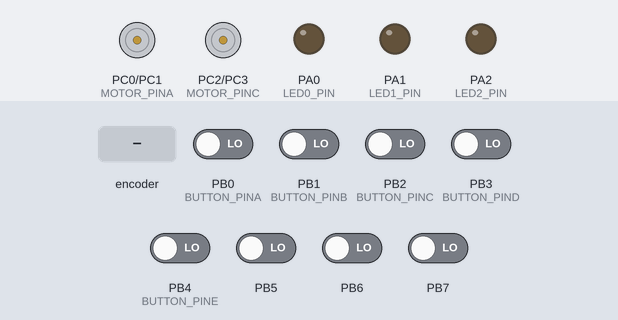
Simulated run of this program. Board: ATmega16, built with avr-gcc and emulated at 16 MHz. On the bench: motor-driver pin pairs drawn as motors (green arrow = first pin HIGH = forward, orange = second pin HIGH = backward, longer = more drive), output pins drawn as LEDs (lit = HIGH). The inputs (shaded band) are chosen by the test bench; at power-on: PB0 (BUTTON_PINA), PB1 (BUTTON_PINB), PB2 (BUTTON_PINC), PB3 (BUTTON_PIND), PB4 (BUTTON_PINE), PB5–7 LOW.

Above: at 1.2 s.
1.3 s: rotary encoder on PB0 (BUTTON_PINA) / PB1 (BUTTON_PINB) turned 3 steps (first pin leading)
At 1.51 s:
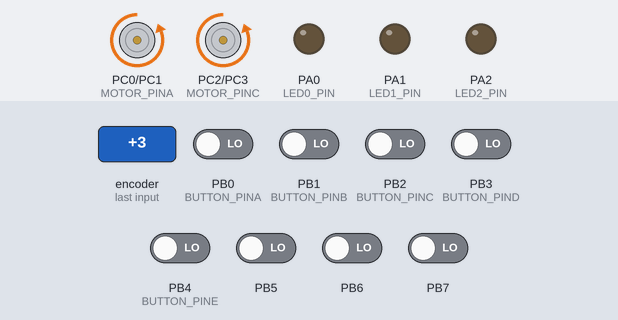
At 2.8 s:
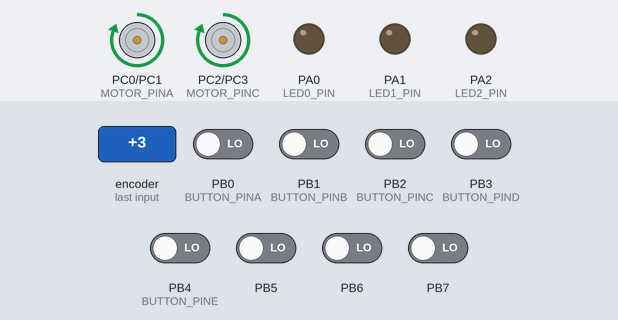
Timing chart, 0 to 4.3 s (numbered marks = the images above; inputs shaded):
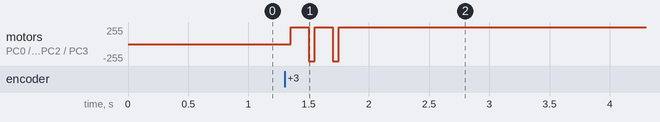

Measured:
- after the input at 1.3 s, motor on PC0 (MOTOR_PINA) / PC1 (MOTOR_PINB), motor on PC2 (MOTOR_PINC) / PC3 (MOTOR_PIND): stopped → forward 255/255 after 0.05 s

The program:

main.c
```c
/*
 * GccApplication2.c
 *
 * Created: 2/12/2024 3:37:48 PM
 * Author : solo
 */
#define F_CPU     16000000UL


#include <avr/delay.h>
#include "DIO_INTERFACE.h"
#include "MOTOR_INERFACE.h"
#include "LED_INTERFACE.h"
#include "BUTTON_INTERFACE.h"

uint64 counter=0;
int main(void)
{
	MOTOR_INTIAL(MOTOR0);
	MOTOR_INTIAL(MOTOR1);
	MOTOR_INTIAL(MOTOR2);
	MOTOR_INTIAL(MOTOR3);

	LED_INTIAL(LED_YELLOW1);
	LED_INTIAL(LED_RED);
	LED_INTIAL(LED_YELLOW2);

	BUTTON_INTIAL(BUTTON0);
	BUTTON_INTIAL(BUTTON1);
	BUTTON_INTIAL(BUTTON2);
	BUTTON_INTIAL(BUTTON3);
	BUTTON_INTIAL(BUTTON4);

    /* Replace with your application code */
    while (1)
    {
		uint8 Button1=BUTTON_READ(BUTTON_PINA);
		uint8 Button2=BUTTON_READ(BUTTON_PINB);
		uint8 Button3=BUTTON_READ(BUTTON_PINC);
		uint8 Button4=BUTTON_READ(BUTTON_PIND);
		uint8 Button5=BUTTON_READ(BUTTON_PINE);

		if (1==Button1)
		{
			MOTOR_ON(FORWARD);
			LED_OF(LED_RED);
			LED_OF(LED_YELLOW1);
			LED_OF(LED_YELLOW2);

		}else if(1==Button2)
		{

			MOTOR_ON(BACKWARD);
			LED_OF(LED_RED);
			LED_OF(LED_YELLOW1);
			LED_OF(LED_YELLOW2);
		}else if(1==Button3)
		{
			counter=1500;
			MOTOR_ON(RIGHT);
			LED_OF(LED_RED);
			LED_OF(LED_YELLOW1);
			LED_ON(LED_YELLOW2);
		}else if(1==Button4)
		{
			counter=1500;
			MOTOR_ON(LEFT);
			LED_OF(LED_RED);
			LED_OF(LED_YELLOW2);
			LED_ON(LED_YELLOW1);
		}else if(1==Button5)
		{
			counter=1500;
			MOTOR_OF();
			LED_ON(LED_RED);
			LED_OF(LED_YELLOW1);
			LED_OF(LED_YELLOW2);

		}
		if (counter<=0)
		{
			LED_OF(LED_RED);
			LED_OF(LED_YELLOW1);
			LED_OF(LED_YELLOW2);
		}
		counter -=1;
		_delay_ms(1);
    }
}
```

LED_CONFIG.h
```c
/*
 * LED_CONFIG.h
 *
 * Created: 2/19/2024 7:07:10 PM
 *  Author: solo
 */


#ifndef LED_CONFIG_H_
#define LED_CONFIG_H_

#include "LED_INTERFACE.h"

#define LED0_PIN PA0
#define LED1_PIN PA1
#define LED2_PIN PA2


#endif /* LED_CONFIG_H_ */
```

BUTTON_INTERFACE.h
```c
/*
 * BUTTON_INTERFACE.h
 *
 * Created: 2/28/2024 9:49:35 PM
 *  Author: solo
 */


#ifndef BUTTON_INTERFACE_H_
#define BUTTON_INTERFACE_H_

#include "BIT_MATH.h"
#include "DIO_INTERFACE.h"

#define BUTTON_PINA PB0
#define BUTTON_PINB PB1
#define BUTTON_PINC PB2
#define BUTTON_PIND PB3
#define BUTTON_PINE PB4

#define BUTTON0 0
#define BUTTON1 1
#define BUTTON2 2
#define BUTTON3 3
#define BUTTON4 4


 /**
  * @brief    IInitializing button pins (input)
  * @param    (But_no) Pass the pin number value of button
  */
void BUTTON_INTIAL(uint8 But_No);

/*----------------------------------------------------------------*/
 /**
  * @brief    Read the status  of button
  * @param    (But_no) Pass the pin number value of button
  * @retval   the status of button (0/1)
  */
uint8 BUTTON_READ(uint8 But_No);


#endif /* BUTTON_INTERFACE_H_ */
```

BUTTON_PROGRAM.c
```c
/*
 * CFile1.c
 *
 * Created: 2/28/2024 9:48:40 PM
 *  Author: solo
 */
#include "BUTTON_INTERFACE.h"

void BUTTON_INTIAL(uint8 But_NO)
{
	switch( But_NO)
	{
		case BUTTON0:
		PinMode(BUTTON_PINA, INPUT);
		break;
		case BUTTON1:
		PinMode(BUTTON_PINB, INPUT);
		break;
		case BUTTON2:
		PinMode(BUTTON_PINC, INPUT);
		break;
		case BUTTON3:
		PinMode(BUTTON_PIND, INPUT);
		break;
		case BUTTON4:
		PinMode(BUTTON_PINE, INPUT);
		break;
	}

}
uint8 BUTTON_READ(uint8 But_No)
{
	return digitalRead( But_No );
}
```

LED_INTERFACE.h
```c
/*
 * LED_INTERFACE.h
 *
 * Created: 2/19/2024 7:00:21 PM
 *  Author: solo
 */


#ifndef LED_INTERFACE_H_
#define LED_INTERFACE_H_

#include "STD_TYPES.h"
#include "DIO_INTERFACE.h"

#define LED_YELLOW1  0
#define LED_RED      1
#define LED_YELLOW2  2

 /**
  * @brief    IInitializing led pins (output)
  * @param    (led_no) Pass the pin number value of leds
  */
void LED_INTIAL(uint8 led_No);
/*----------------------------------------------------------------*/
 /**
  * @brief    Turn on the leds
  * @param    (LedNo)  Pass the pin number value (red/yellow)
  */
void LED_ON(uint8 LedNo);

/*----------------------------------------------------------------*/
 /**
  * @brief Turn off the leds
void LED_OF(uint8 LedNo);

/*----------------------------------------------------------------*/
 /**
  * @brief  Reverse the status of the leds
  * @param  (PIN_no) Pass the pin number of leds
  */
void LED_TOGEL(uint8 LedNo);


#endif /* LED_INTERFACE_H_ */
```

LED_PROGRAM.c
```c
/*
 * LED_PROGRAM.c
 *
 * Created: 2/19/2024 6:59:53 PM
 *  Author: solo
 */
#include "LED_CONFIG.h"
#include "LED_INTERFACE.h"

void LED_INTIAL(uint8 led_No)
{
	switch(led_No)
	{
		case LED_YELLOW1:
		PinMode(LED0_PIN,OUTPUT);
		break;
		case LED_RED:
		PinMode(LED1_PIN,OUTPUT);
		break;
		case LED_YELLOW2:
	    PinMode(LED2_PIN,OUTPUT);
		break;
	}
}

void LED_ON(uint8 LedNo)
{
	switch(LedNo)
	{
			case LED_YELLOW1:
			digitalWrite(LED0_PIN,HIGH);
			break;
			case LED_RED:
			digitalWrite(LED1_PIN,HIGH);

			break;
			case LED_YELLOW2:
			digitalWrite(LED2_PIN,HIGH);
			break;

	}


}
void LED_OF(uint8 LedNo)
{
	switch(LedNo)
	{
		case LED_YELLOW1:
		digitalWrite(LED0_PIN,LOW);
		break;
		case LED_RED:
		digitalWrite(LED1_PIN,LOW);

		break;
		case LED_YELLOW2:
		digitalWrite(LED2_PIN,LOW);

		break;
	}

}

void LED_TOGEL(uint8 LedNo)
{
	switch(LedNo)
	{
		case LED_YELLOW1:
		togelpin(LED0_PIN);
		break;
		case LED_RED:
		togelpin(LED1_PIN);

		break;
		case LED_YELLOW2:
		togelpin(LED1_PIN);

		break;
	}
}
```

MOTOR_INERFACE.h
```c
/*
 * MOTOR_INERFACE.h
 *
 * Created: 2/28/2024 8:28:01 PM
 *  Author: solo
 */


#ifndef MOTOR_INERFACE_H_
#define MOTOR_INERFACE_H_
#include "BIT_MATH.h"
#include "DIO_INTERFACE.h"

#define MOTOR_PINA PC0
#define MOTOR_PINB PC1
#define MOTOR_PINC PC2
#define MOTOR_PIND PC3

#define MOTOR0 0
#define MOTOR1 1
#define MOTOR2 2
#define MOTOR3 3

#define FORWARD  0
#define BACKWARD 1
#define RIGHT    2
#define LEFT     3


/**
  * @brief    IInitializing motor pins (output)
  * @param    (mot_no) Pass the pin number value
  */
void MOTOR_INTIAL(uint8 Mot_No);
/*----------------------------------------------------------------*/
 /**
  * @brief    Run the motor in the specified direction
  * @param    (Direction) pass motor status value (forward/backward/right/left)
  */
void MOTOR_ON(uint8 Direction);

/*----------------------------------------------------------------*/
 /**
  * @brief  Stop the rotation of motor
  */
void MOTOR_OF(void);


#endif /* MOTOR_INERFACE_H_ */
```

MOTOR_PROGRAM.c
```c
/*
 * MOTOR_PROGRAM.c
 *
 * Created: 2/28/2024 8:27:35 PM
 *  Author: solo
 */
#include "MOTOR_INERFACE.h"
#include "DIO_INTERFACE.h"


void MOTOR_INTIAL(uint8 Mot_No )
{
	switch(Mot_No)
	{
		case MOTOR0:
		PinMode(MOTOR_PINA, OUTPUT);
		break;
		case MOTOR1:
		PinMode(MOTOR_PINB, OUTPUT);
		break;
		case MOTOR2:
		PinMode(MOTOR_PINC, OUTPUT);
		break;
		case MOTOR3:
		PinMode(MOTOR_PIND, OUTPUT);
		break;
	}

}

void MOTOR_ON(uint8 Direction)
{
	switch(Direction)
	{
		case FORWARD:
		digitalWrite(MOTOR_PINA , HIGH);
		digitalWrite(MOTOR_PINB , LOW );
		digitalWrite(MOTOR_PINC , HIGH);
		digitalWrite(MOTOR_PIND , LOW );
		break;
		case BACKWARD :
		digitalWrite(MOTOR_PINA , LOW );
		digitalWrite(MOTOR_PINB , HIGH);
		digitalWrite(MOTOR_PINC , LOW );
		digitalWrite(MOTOR_PIND , HIGH);
		break;
		case RIGHT :
		digitalWrite(MOTOR_PINA , HIGH);
		digitalWrite(MOTOR_PINB , LOW );
		digitalWrite(MOTOR_PINC , LOW );
		digitalWrite(MOTOR_PIND , LOW );
		break;
		case LEFT :
		digitalWrite(MOTOR_PINA , LOW );
		digitalWrite(MOTOR_PINB , LOW );
		digitalWrite(MOTOR_PINC , LOW );
		digitalWrite(MOTOR_PIND , HIGH);
		break;
	}
}
void MOTOR_OF(void)
{
	digitalWrite(MOTOR_PINA , LOW);
	digitalWrite(MOTOR_PINB , LOW);
	digitalWrite(MOTOR_PINC , LOW);
	digitalWrite(MOTOR_PIND , LOW);

}
```

BIT_MATH.h
```c
/*
 * BIT_MATH.h
 *
 * Created: 2/12/2024 5:33:23 PM
 *  Author: solo
 */


#ifndef BIT_MATH_H_
#define BIT_MATH_H_

#define SET_BIT(reg,bit)     (reg |= (1<<bit))
#define CLR_BIT(reg,bit)     (reg &= ~(1<<bit))
#define TOGLE_BIT(reg,bit)   (reg ^= (1<<bit))
#define GET_BIT(REG,BIT)     ((REG >> BIT)&1)


#endif /* BIT_MATH_H_ */
```

STD_TYPES.h
```c
/*
 * STD_TYPES.h
 *
 * Created: 2/19/2024 5:44:16 PM
 *  Author: solo
 */


#ifndef STD_TYPES_H_
#define STD_TYPES_H_


typedef unsigned char        uint8;
typedef unsigned short       uint16;
typedef unsigned int         uint32;
typedef unsigned long long   uint64;

typedef signed char         sint8;
typedef signed short        sint16;
typedef signed int          sint32;
typedef signed long long	sint64;

typedef float				float32;
typedef double				float64;


#endif /* STD_TYPES_H_ */
```

DIO_INTERFACE.h
```c
/*
 * DIO_INTERFACE.h
 *
 * Created: 2/12/2024 5:20:14 PM
 *  Author: solo
 */


#ifndef DIO_INTERFACE_H_
#define DIO_INTERFACE_H_

#include "STD_TYPES.h"

#define PA0 0
#define PA1 1
#define PA2 2
#define PA3 3
#define PA4 4
#define PA5 5
#define PA6 6
#define PA7 7

#define PB0 10
#define PB1 11
#define PB2 12
#define PB3 13
#define PB4 14
#define PB5 15
#define PB6 16
#define PB7 17

#define PC0 20
#define PC1 21
#define PC2 22
#define PC3 23
#define PC4 24
#define PC5 25
#define PC6 26
#define PC7 27

#define PD0 30
#define PD1 31
#define PD2 32
#define PD3 33
#define PD4 34
#define PD5 35
#define PD6 36
#define PD7 37

#define A 0
#define B 1
#define C 2
#define D 3

#define HIGH 1
#define LOW 0

#define INPUT  0
#define OUTPUT 1


 /**
  * @brief    Initializing the microcontroller pins (read/write)
  * @param    (PIN_no) Pass the pin number value
  * @param    (DIR) Pass pin status value (output/input)
  */
void PinMode(uint8 PIN_no, uint8 DIR );

/*----------------------------------------------------------------*/
 /**
  * @brief    Write (0/1) in the location of pins
  * @param    (PIN_no) Pass the pin number value
  * @retval   (STATE) Pass pin status value (high/low)
  */
void digitalWrite(uint8 PIN_no ,uint8 STATE);

/*----------------------------------------------------------------*/
 /**
  * @brief    Read the data of pins
  * @param    (PIN_no) Pass the pin number value
  * @retval   Value of pins stored in register (0/1)
  */
uint8 digitalRead(uint8 PIN_no );

/*----------------------------------------------------------------*/
 /**
  * @brief  Reverse the value of the pins stored in the register (0/1) -> (1/0)
  * @param  (PIN_no) Pass the pin number value
  */
void togelpin(uint8 PIN_no);


#endif /* DIO_INTERFACE_H_ */
```

DIO_PROGRAM.c
```c
/*
 * DIO_PROGRAM.c
 *
 * Created: 2/12/2024 5:18:45 PM
 *  Author: solo
 */

#include "DIO_INTERFACE.h"
#include "BIT_MATH.h"
#include "REG.h"
void PinMode(uint8 PIN_no, uint8 DIR )
{
	uint8 pin=PIN_no%10;
	uint8 port=PIN_no/10;
	switch(DIR)
	{
		case HIGH:
		switch(port)
		{
			case A:
			SET_BIT(DDRA,pin);
			break;
			case B:
			SET_BIT(DDRB,pin);
			break;
			case C:
			SET_BIT(DDRC,pin);
			break;
			case D:
			SET_BIT(DDRD,pin);
			break;
		}
		break;

		case LOW:
		switch(port)
		{
			case A:
			CLR_BIT(DDRA,pin);
			break;
			case B:
			CLR_BIT(DDRB,pin);
			break;
			case C:
			CLR_BIT(DDRC,pin);
			break;
			case D:
			CLR_BIT(DDRD,pin);
			break;
		}
		break;
	}
}
void digitalWrite(uint8 PIN_no ,uint8 STATE)
{
	uint8 pin=PIN_no%10;
	uint8 port=PIN_no/10;
	switch(STATE)
	{
		case HIGH:
		switch(port)
		{
			case A:
			SET_BIT(PORTA,pin);
			break;
			case B:
			SET_BIT(PORTB,pin);
			break;
			case C:
			SET_BIT(PORTC,pin);
			break;
			case D:
			SET_BIT(PORTD,pin);
			break;
		}
		break;

		case LOW:
		switch(port)
		{
			case A:
			CLR_BIT(PORTA,pin);
			break;
			case B:
			CLR_BIT(PORTB,pin);
			break;
			case C:
			CLR_BIT(PORTC,pin);
			break;
			case D:
			CLR_BIT(PORTD,pin);
			break;
		}
		break;
	}
}
uint8 digitalRead(uint8 PIN_no )
{
	uint8 pin=PIN_no%10;
	uint8 port=PIN_no/10;

	switch(port)
	{
		case A:
		return GET_BIT(PINA,pin);
		break;
		case B:
		return GET_BIT(PINB,pin);
		break;
		case C:
		return GET_BIT(PINC,pin);
		break;
		case D:
		return GET_BIT(PIND,pin);
		break;
	}

}

void togelpin(uint8 PIN_no)
{
	uint8 pin=PIN_no%10;
	uint8 port=PIN_no/10;

	switch(port)
	{
		case A:
		TOGLE_BIT(PORTA,pin);
		break;
		case B:
		TOGLE_BIT(PORTB,pin);
		break;
		case C:
		TOGLE_BIT(PORTC,pin);
		break;
		case D:
		TOGLE_BIT(PORTD,pin);
		break;
	}

}
```

REG.h
```c
/*
 * REG.h
 *
 * Created: 2/19/2024 5:20:47 PM
 *  Author: solo
 */


#ifndef REG_H_
#define REG_H_

#define PORTA (*((volatile char*)0x3B))
#define DDRA  (*((volatile char*)0x3A))
#define PINA  (*((volatile char*)0x39))

#define PORTB (*((volatile char*)0x38))
#define DDRB  (*((volatile char*)0x37))
#define PINB  (*((volatile char*)0x36))

#define PORTC (*((volatile char*)0x35))
#define DDRC  (*((volatile char*)0x34))
#define PINC  (*((volatile char*)0x33))

#define PORTD (*((volatile char*)0x32))
#define DDRD  (*((volatile char*)0x31))
#define PIND  (*((volatile char*)0x30))


#endif /* REG_H_ */
```
